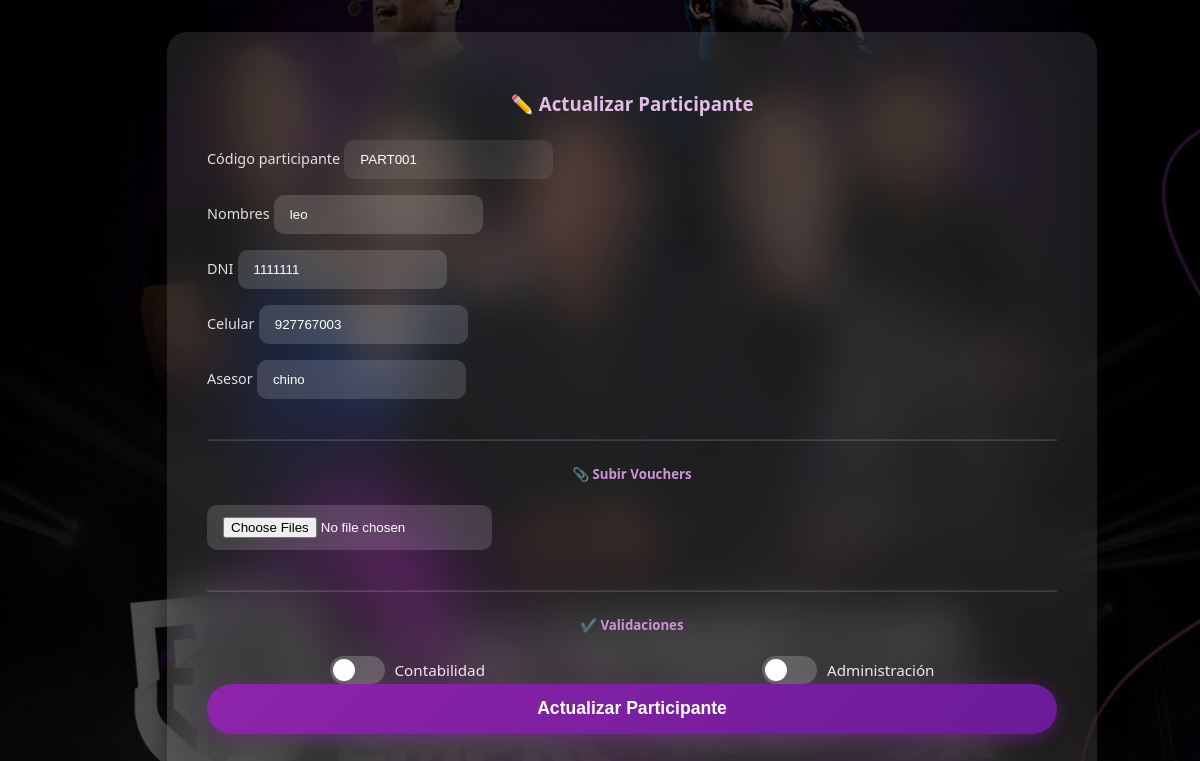
/participantes/participante/actualizar/260/, run on the app's committed database.
### cliente/models.py (models this page shows, shortened)
class Previaparticipantes(models.Model):
    cod_part = models.CharField(max_length=100, unique=True, blank=True)
    nombres = models.CharField(max_length=255, blank=True, null=True)
    dni = models.CharField(max_length=20, blank=True, null=True)
    celular = models.CharField(max_length=9, blank=True, null=True)
    asesor = models.CharField(max_length=255, blank=True, null=True)
    qr_image = models.ImageField(upload_to='qrs/', blank=True, null=True)
    validado_contabilidad = models.BooleanField(default=False)
    validado_administracion = models.BooleanField(default=False)
    token = models.UUIDField(default=uuid4, editable=False, unique=True)
    fecha_validacion = models.DateTimeField(blank=True, null=True)

### cliente/views.py (the view, shortened to what this page needs)
# urls.py: path('participante/actualizar/<int:pk>/', views.actualizar_participante_previa, name='actualizar_participante_previa'),
def actualizar_participante_previa(request, pk):
    participante = get_object_or_404(Previaparticipantes, pk=pk)
    return render(request, 'cliente/actualizar_participante_previo.html', {
        'participante': participante
    })

### cliente/templates/cliente/actualizar_participante_previo.html (shortened to what this page needs)
{% load static %}
{% block content %}
<div class="overlay-login">
  <div class="login-card">
    <h3>✏️ Actualizar Participante</h3>
    <form method="post" enctype="multipart/form-data" action="">
      <div class="row">
        <div class="col-md-6 mb-3">
          <label>Código participante</label>
          <input type="text" name="cod_part" class="form-control" value="{{ participante.cod_part }}" readonly>
        </div>
        <div class="col-md-6 mb-3">
          <label>Nombres</label>
          <input type="text" name="nombres" class="form-control" value="{{ participante.nombres }}" required>
        </div>
      </div>
      <div class="row">
        <div class="col-md-6 mb-3">
          <label>DNI</label>
          <input type="text" name="dni" class="form-control" value="{{ participante.dni }}" required>
        </div>
        <div class="col-md-6 mb-3">
          <label>Celular</label>
          <input type="text" name="celular" class="form-control" value="{{ participante.celular }}" maxlength="9">
        </div>
      </div>
      <div class="mb-3">
        <label>Asesor</label>
        <input type="text" name="asesor" class="form-control" value="{{ participante.asesor }}">
      </div>
      <hr>
      <h5 style="text-align:center;color:#ce93d8;">📎 Subir Vouchers</h5>
      <input type="file" name="vouchers" class="form-control mb-3" multiple accept="image/*">
      <hr>
      <h5 style="text-align:center;color:#ce93d8;">✔️ Validaciones</h5>
      <div class="validation-row">
        <div class="validation-label">
          <label class="switch">
            <span class="slider"></span>
          </label>
          Contabilidad
        </div>
        <div class="validation-label">
          <label class="switch">
            <span class="slider"></span>
          </label>
          Administración
        </div>
      </div>
      <button type="submit" class="btn-actualizar mt-4">Actualizar Participante</button>
    </form>
  </div>
</div>
{% endblock %}

### data on the page
Previaparticipantes: cod_part "PART001", nombres "leo", dni "1111111", celular "927767003", asesor "chino"
